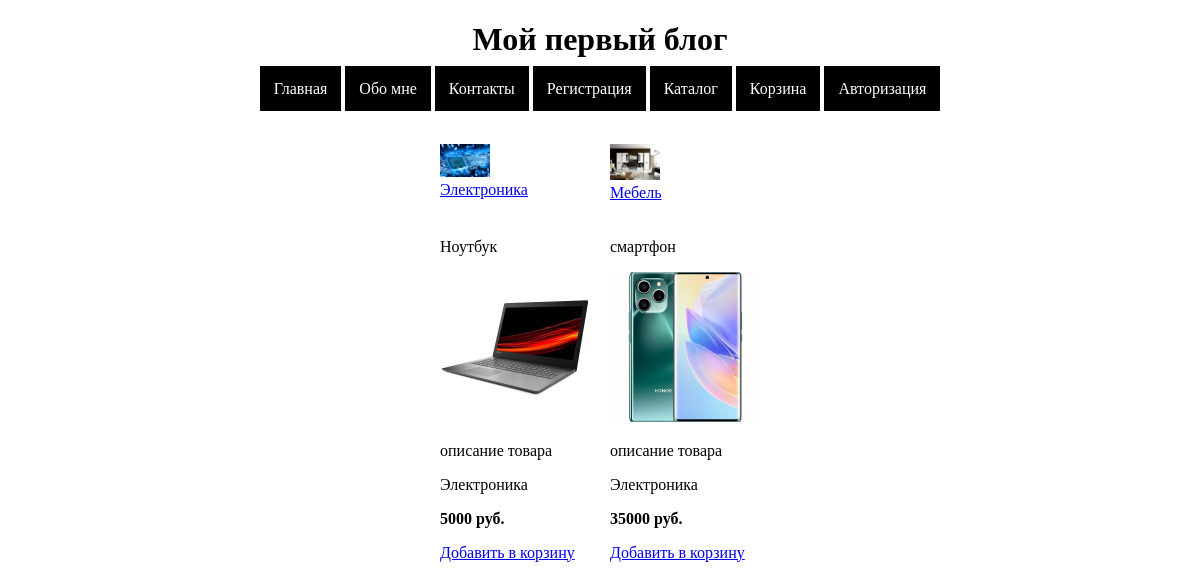
The app's page /catalog/1 with its own data.
### app/models.py (models this page shows, shortened)
class Category(models.Model):
    name = models.CharField(max_length=200)
    image = models.ImageField(upload_to='products')

class Product(models.Model):
    name = models.CharField(max_length=200)
    image = models.ImageField(upload_to='products')
    description = models.TextField()
    category = models.ForeignKey(Category, on_delete=models.CASCADE)
    price = models.IntegerField()
    full_text = models.TextField()

### app/views.py (the view)
# urls.py: path('catalog/<int:id>', catalog_detail),
def catalog_detail(request, id):
    category = Category.objects.filter(id=id).first()
    products = Product.objects.filter(category=category)
    categorys = Category.objects.all()
    return render(request, 'shop/products.html', {'products': products, 'categorys': categorys})

### app/templates/shop/products.html (shortened to what this page needs)
{% extends 'base.html' %}
{% block content %}
<br /><br />
   <div class="category">
   {% for cat in categorys %}
   <div>
       <img src="/media/{{cat.image}}" style="width: 50px" alt=""><br />
      <a href="/catalog/{{cat.id}}">
         {{cat.name}}
      </a>
   </div>
   {% endfor %}
</div>
<div class="products">
   {% for product in products %}
   <div>
       <p>{{product.name}}</p>
       <p><img src="/media/{{product.image}}" alt=""></p>
       <p>{{product.description}}</p>
       <p>{{product.category.name}}</p>
       <p><b>{{product.price}} руб.</b></p>
       <a href="/add_cart/{{product.id}}" class="btn_add_cart">Добавить в корзину</a>
   </div>
   {% endfor %}
</div>
{% endblock %}

### app/templates/base.html (shortened to what this page needs)
<!DOCTYPE html>
<html lang="en">
<head>
    <link rel="stylesheet" href="/static/app.css">
</head>
<body>
  <h1 align="center">Мой первый блог</h1>
    <ul>
        <li>
            <a href="/" {% if request.path == '/' %} class='active' {% endif %}>Главная</a>
        </li>
          <li>
            <a href="/about" {% if request.path == '/about' %} class='active' {% endif %}>Обо мне</a>
        </li>
          <li>
            <a href="/contacts" {% if request.path == '/contacts' %} class='active' {% endif %}>Контакты</a>
        </li>
        <li>
            <a href="/reg" {% if request.path == '/reg' %} class='active' {% endif %}>Регистрация</a>
        </li>
         <li>
            <a href="/catalog" >Каталог</a>
        </li>
        <li>
            <a href="/cart" {% if request.path == '/cart' %} class='active' {% endif %}>Корзина</a>
        </li>
          <li>
            <a href="/auth" {% if request.path == '/auth' %} class='active' {% endif %}>
                {% if 'user' in request.session %}
                Мой профиль
                {% else %}
                Авторизация
                {% endif %}
            </a>
        </li>
    </ul>
  {% block content %} {% endblock %}
</body>
</html>

### app/static/app.css (style rules this page uses)
ul { list-style: none; padding: 0; margin: 0; text-align: center }
ul li { display: inline-block }
ul li a { text-decoration: none; padding: 13px; background-color: black; color: white; border: 1px solid #000; transition: all ease 0.5s; }
.category, .products { display: flex; justify-content: center }
.category div, .products div { display: block; width: 150px; margin: 10px }
.category div img, .products div img { width: 100% }

### records on screen
Category: image (picture), name "Электроника"
Category: image (picture), name "Мебель"
Product: name "Ноутбук", image (picture), description "описание товара", category.name "Электроника", price "5000"
Product: name "смартфон", image (picture), description "описание товара", category.name "Электроника", price "35000"
